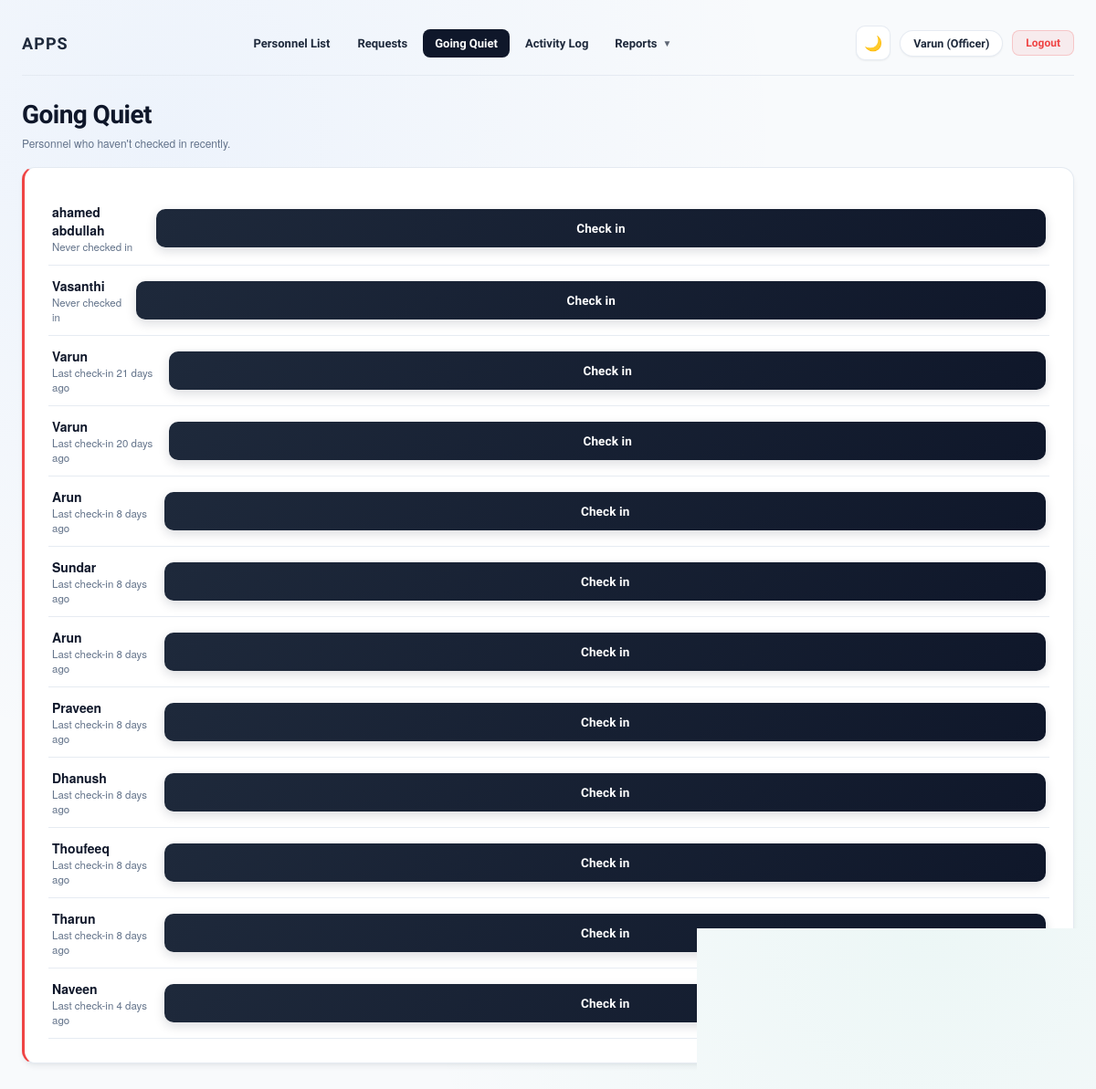
Page /officer/going_quiet (signed in) on the committed database.
### tables this page shows
CREATE TABLE Users (
            id INTEGER PRIMARY KEY AUTOINCREMENT,
            name TEXT NOT NULL,
            unit TEXT,
            password TEXT NOT NULL,
            role TEXT NOT NULL DEFAULT 'personnel'
        , assigned_officer_id INTEGER);

### app.py (the view)
@app.route("/officer/going_quiet")
@role_required("officer")
def officer_going_quiet():
    conn = get_db()
    rows = conn.execute("""
        SELECT Users.id, Users.name, MAX(DailyData.date) AS last_date
        FROM Users
        LEFT JOIN DailyData ON DailyData.user_id = Users.id
        WHERE Users.role = 'personnel'
        GROUP BY Users.id
    """).fetchall()
    conn.close()
    followups = []
    for r in rows:
        if r["last_date"] is None:
            days = None  # never checked in
        else:
            days = (today_local() - date.fromisoformat(r["last_date"])).days
            if days < QUIET_AFTER_DAYS:
                continue
        followups.append({"id": r["id"], "name": r["name"], "days": days})
    followups.sort(key=lambda f: (f["days"] is not None, -(f["days"] or 0)))
    return render_template("officer_going_quiet.html", followups=followups)

### app.py (called while the page is built)
def now_local():
    return datetime.now(TZ_IST)

def today_local():
    return now_local().date()

def get_db():
    conn = sqlite3.connect(DB_PATH, factory=SyncedConnection)
    conn.row_factory = sqlite3.Row
    return conn

def role_required(*roles):
    def decorator(view):
        @wraps(view)
        def wrapper(*args, **kwargs):
            if "user_id" not in session or session.get("role") not in roles:
                return redirect(url_for("login"))
            return view(*args, **kwargs)
        return wrapper
    return decorator

@app.before_request
def block_cross_site_posts():
    if request.method != "POST":
        return
    source = request.headers.get("Origin") or request.headers.get("Referer")
    if source:
        if urlparse(source).netloc != request.host:
            abort(403)

@app.after_request
def add_security_headers(resp):
    resp.headers.setdefault("X-Content-Type-Options", "nosniff")
    resp.headers.setdefault("X-Frame-Options", "SAMEORIGIN")
    resp.headers.setdefault("Referrer-Policy", "same-origin")
    if "user_id" in session:
        resp.headers["Cache-Control"] = "no-store"
    return resp

@app.context_processor
def inject_nav_counts():
    if session.get("role") == "officer":
        conn = get_db()
        try:
            n = conn.execute(
                """SELECT COUNT(*) FROM StressRequests
                   JOIN Users ON StressRequests.user_id = Users.id
                   WHERE StressRequests.stage != 'Closed'"""
            ).fetchone()[0]
        finally:
            conn.close()
        return {"pending_count": n}
    return {}

### templates/officer_going_quiet.html (shortened to what this page needs)
<!DOCTYPE html>
<html lang="en">
<head>
<link rel="stylesheet" href="{{ url_for('static', filename='style.css') }}">
</head>
<body class="officer-page">
<div class="wrap">
  {% include "_header.html" %}
  <h2 class="page-title">Going Quiet</h2>
  <p style="font-family:'Helvetica Neue', Arial, sans-serif; font-size:12px; color:var(--steel); margin:0 0 18px;">
    Personnel who haven't checked in recently.
  </p>
  {% if followups %}
  <div class="card" style="margin-bottom:22px; border-left:3px solid var(--signal-high);">
    {% for f in followups %}
    <div style="display:flex; align-items:center; justify-content:space-between; gap:12px; padding:12px 4px; border-bottom:1px solid var(--line);">
      <div>
        <div style="font-family:'Helvetica Neue', Arial, sans-serif; font-size:14px; font-weight:600; color:var(--ink);">{{ f.name }}</div>
        <div style="font-family:'Helvetica Neue', Arial, sans-serif; font-size:11.5px; color:var(--steel);">{% if f.days is none %}Never checked in{% else %}Last check-in {{ f.days }} days ago{% endif %}</div>
      </div>
      <a href="/officer/personnel/{{ f.id }}" class="btn" style="text-decoration:none;">Check in</a>
    </div>
    {% endfor %}
  </div>
  {% else %}
    <p class="empty-note">Everyone has checked in recently.</p>
  {% endif %}
</div>
</body>
</html>

### static/style.css (style rules this page uses)
:root { --ink: #0f172a; --paper: #f8fafc; --steel: #64748b; --steel-deep: #1e293b; --primary: #2563eb; --primary-hover: #1d4ed8; --signal-low: #10b981; --signal-med: #f59e0b; --signal-high: #ef4444; --line: rgba(226, 232, 240, 0.85); --card: #ffffff; --radius: 14px; --radius-sm: 9px; --shadow-sm: 0 1px 2px 0 rgba(0, 0, 0, 0.05); --shadow-md: 0 4px 6px -1px rgba(15, 23, 42, 0.07), 0 2px 4px -2px rgba(15, 23, 42, 0.05); --shadow-lg: 0 10px 25px -3px rgba(15, 23, 42, 0.08), 0 4px 6px -4px rgba(15, 23, 42, 0.04); }
* { box-sizing: border-box; }
html, body { margin: 0; padding: 0; scroll-behavior: smooth; }
body { background: radial-gradient(at 0% 0%, rgba(99, 102, 241, 0.05) 0px, transparent 50%), radial-gradient(at 100% 0%, rgba(16, 185, 129, 0.05) 0px, transparent 50%), radial-gradient(at 50% 100%, rgba(59, 130, 246, 0.04) 0px, transparent 50%), #f8fafc; background-attachment: fixed; color: var(--ink); font-family: 'Plus Jakarta Sans', -apple-system, BlinkMacSystemFont, 'Segoe UI', Roboto, Helvetica, Arial, sans-serif; min-height: 100vh; -webkit-font-smoothing: antialiased; -moz-osx-font-smoothing: grayscale; }
a { color: var(--primary); text-decoration: none; transition: color 0.15s ease; }
body.officer-page { background: radial-gradient(circle at 15% 12%, rgba(59, 130, 246, 0.06) 0, transparent 45%), radial-gradient(circle at 85% 80%, rgba(16, 185, 129, 0.05) 0, transparent 40%), #f8fafc; background-attachment: fixed; }
.wrap { width: 100%; max-width: 1240px; margin: 0 auto; padding: 28px 24px 80px; box-sizing: border-box; }
.btn { font-family: 'Plus Jakarta Sans', sans-serif; font-weight: 600; font-size: 13.5px; letter-spacing: 0.01em; background: linear-gradient(135deg, #1e293b 0%, #0f172a 100%); color: #ffffff; border: none; padding: 13px 20px; border-radius: 10px; cursor: pointer; width: 100%; box-shadow: 0 4px 12px rgba(15, 23, 42, 0.15); transition: all 0.2s cubic-bezier(0.16, 1, 0.3, 1); display: inline-flex; justify-content: center; align-items: center; }
h2.page-title { font-size: 28px; font-weight: 700; margin: 0 0 6px; letter-spacing: -0.02em; color: var(--ink); }
.card { background: #ffffff; border: 1px solid rgba(226, 232, 240, 0.9); border-radius: var(--radius); padding: 26px; box-shadow: var(--shadow-md); transition: box-shadow 0.2s ease; }
*, *::before, *::after { box-sizing: border-box; }
html, body { max-width: 100%; overflow-x: hidden; -webkit-text-size-adjust: 100%; }

### rows in the picture
Users: name "ahamed abdullah", shows "Never checked in"
Users: name "Vasanthi", shows "Never checked in"
Users: name "Varun", days "21"
Users: name "Varun", days "20"
Users: name "Arun", days "8"
Users: name "Sundar", days "8"
Users: name "Arun", days "8"
Users: name "Praveen", days "8"
Users: name "Dhanush", days "8"
Users: name "Thoufeeq", days "8"
Users: name "Tharun", days "8"
Users: name "Naveen", days "4"

### other values in the picture
{{ session.get('user_name') }} "Varun"
